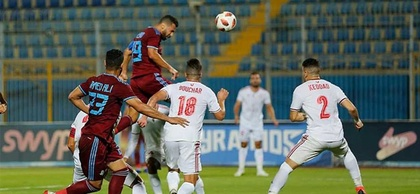
%> input picture yesil.jpg, 420 x 194 px, shrunk from 870 x 402 before the run
$ octave cr7proje.m   (GNU Octave 9; MATLAB toolbox functions it lacks are replaced by stand-ins)
%> lines starting %> are read from the running program, lines starting %| are printed output that depends on the picture; in (x1, y1, x2, y2) boxes, pixels count from 0 and x2, y2 are one past the last pixel; in counts of white or black regions, pixels touching at a corner belong together; the program's own positions count from 1
% Örnek dosyanýn 3x3 konvolüsyon ile Sobel Filtresini alan fonksiyon

clear all;
A1 = imread ('C:\Users\HP\Desktop\GoruntuIsleme\yesil.jpg');
%> A1 is the input picture: size 194x420x3 uint8; mean R, G, B 96.8, 102.6, 89.4
A2 = rgb2hsv(A1);
%> A2: size 194x420x3 double; mean H, S, V 0.394, 0.398, 0.453
sat=size(A2)(1);
%> sat = 194
sut=size(A2)(2);
%> sut = 420

A=uint8(255*A2(:,:,1));
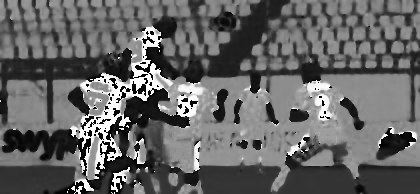
%> A: size 194x420 uint8; min 0, max 255, mean 100.6
esik=20;
A3=0;
for i=1:sat
  for j=1:sut
  if A(i,j)>esik
    A3(i,j)=1;
  else
    A3(i,j)=0;
  end
  end
end
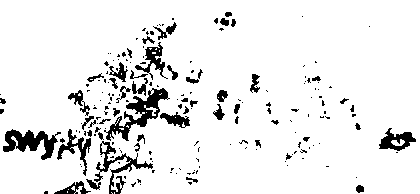
%> A3: size 194x420 double; values 0 (black) and 1 (white), 91.5% white; 190 black regions (139 under 20 px), largest, box (x1, y1, x2, y2) and area: (104, 88, 170, 141) 1004, (3, 129, 61, 160) 838, (94, 141, 153, 194) 684
imwrite(A3,'C:\Users\HP\Desktop\GoruntuIsleme\yesil_Hmask.jpg');

A=uint8(255*A2(:,:,2));
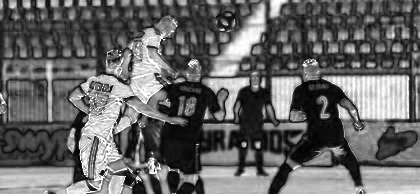
%> A: size 194x420 uint8; min 0, max 255, mean 101.5
esik=60
for i=1:sat
  for j=1:sut
  if A(i,j)>esik
    A4(i,j)=1;
  else
    A4(i,j)=0;
  end
  end
end
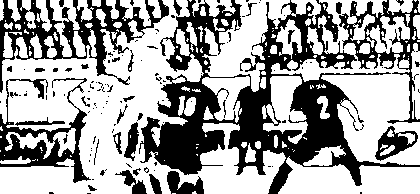
%> A4: size 194x420 double; values 0 (black) and 1 (white), 63.5% white; 122 black regions (90 under 20 px), largest, box (x1, y1, x2, y2) and area: (139, 0, 420, 194) 16897, (0, 0, 169, 93) 4496, (0, 78, 91, 183) 2729
%imwrite(A4,'C:\Users\HP\Desktop\GoruntuIsleme\yesil_Smask.jpg');

Amsk1=0;
Amsk1= (A3.*A4);
%> Amsk1: size 194x420 double; values 0 (black) and 1 (white), 56.7% white; 127 black regions (104 under 20 px), largest, box (x1, y1, x2, y2) and area: (0, 0, 420, 194) 30667, (339, 0, 420, 124) 2312, (375, 126, 418, 161) 769
% küçük yamalarý yok etmek için bwareaopen(Amsk,25) iþlemi yapýlýr
% 25 bitiþik beyaz piksellerin eþik deðeridir. Daha az sayýda olanlar karartýlýr
%Amsk1 = imclearborder(Amsk1);
Amsk1 = bwareaopen(Amsk1,60);
%> Amsk1: size 194x420 logical; 54.2% white; 127 black regions (104 under 20 px), largest, box (x1, y1, x2, y2) and area: (0, 0, 420, 194) 32357, (339, 0, 420, 124) 2548, (375, 126, 418, 161) 848


%imwrite(255*Amsk1,'C:\Users\HP\Desktop\GoruntuIsleme\top_Full_Mask2.jpg');

%A=A2(:,:,3);
A=uint8(255*A2(:,:,3));
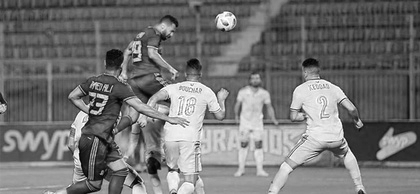
%> A: size 194x420 uint8; min 0, max 255, mean 115.5
esik=140
for i=1:sat
  for j=1:sut
  if A(i,j)>esik
    A5(i,j)=1;
  else
    A5(i,j)=0;
  end
  end
end
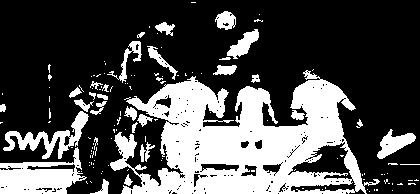
%> A5: size 194x420 double; values 0 (black) and 1 (white), 30.5% white; 131 white regions (100 under 20 px), largest, box (x1, y1, x2, y2) and area: (110, 70, 380, 194) 17657, (0, 147, 87, 194) 2238, (3, 111, 89, 159) 1216
%imwrite(A5,'C:\Users\HP\Desktop\GoruntuIsleme\top_V.jpg');
AA=0;
AA = (Amsk1.*A5);
%> AA: size 194x420 double; values 0 (black) and 1 (white), 11.5% white; 184 white regions (138 under 20 px), largest, box (x1, y1, x2, y2) and area: (0, 167, 74, 194) 1679, (198, 167, 278, 194) 1552, (278, 171, 357, 194) 1037
AA = bwareaopen(AA,60);
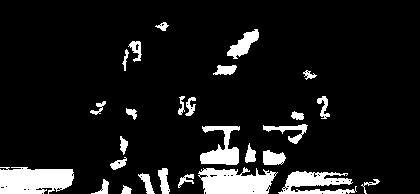
%> AA: size 194x420 logical; 10% white; 27 white regions, largest, box (x1, y1, x2, y2) and area: (0, 167, 74, 194) 1679, (198, 167, 278, 194) 1552, (278, 171, 357, 194) 1037
%imwrite(AA,'C:\Users\HP\Desktop\GoruntuIsleme\top_3lumask.jpg');


A1(:,:,1)=AA.*A1(:,:,1);
%> A1: size 194x420x3 uint8; mean H, S, V 13, 102.6, 89.4
A1(:,:,2)=AA.*A1(:,:,2);
%> A1: size 194x420x3 uint8; mean H, S, V 13, 14.3, 89.4
A1(:,:,3)=AA.*A1(:,:,3);
%> A1: size 194x420x3 uint8; mean H, S, V 13, 14.3, 8
%imwrite(A1,'C:\Users\HP\Desktop\GoruntuIsleme\top_maskelenmemiþ.jpg');


%imwrite(A1,'C:\Users\HP\Desktop\GoruntuIsleme\cr7_masked.jpg');

$ run again, with BlueHat_RGB.jpg copied over yesil.jpg
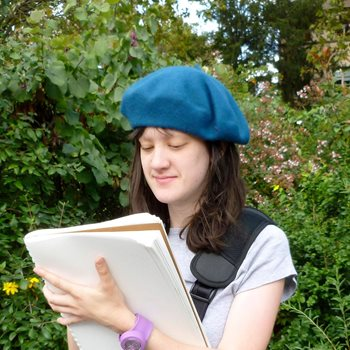
%> input picture BlueHat_RGB.jpg, 350 x 350 px
%> A1 is the input picture: size 350x350x3 uint8; mean R, G, B 109.2, 119.6, 91.5
%> A2: size 350x350x3 double; mean H, S, V 0.258, 0.474, 0.504
%> after the loop `for i=1:sat`:
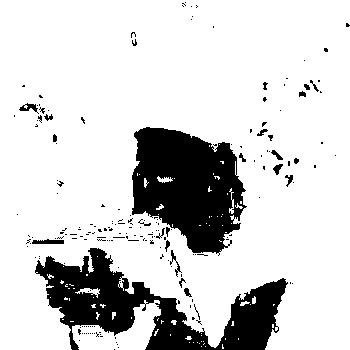
%> A3: size 350x350 double; values 0 (black) and 1 (white), 82.2% white; 193 black regions (170 under 20 px), largest, box (x1, y1, x2, y2) and area: (35, 248, 288, 350) 10312, (132, 127, 247, 256) 9961, (32, 239, 64, 244) 124
%> `AA = bwareaopen(AA,60);`:
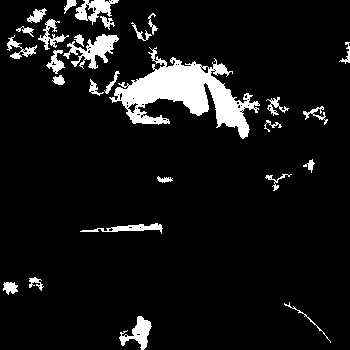
%> AA: size 350x350 logical; 8.1% white; 28 white regions, largest, box (x1, y1, x2, y2) and area: (109, 47, 260, 139) 5141, (63, 34, 119, 69) 804, (75, 0, 119, 25) 501
